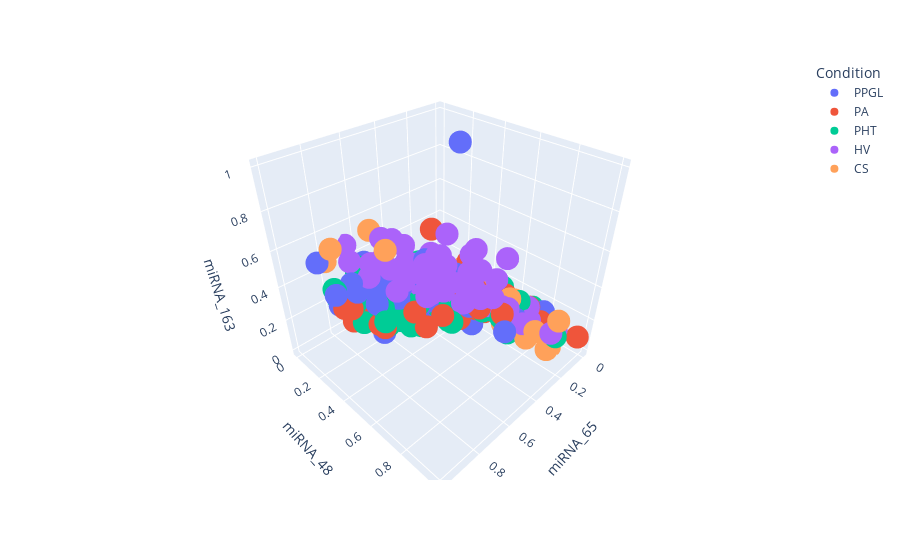

Here is the notebook cell this chart was saved with:
### Code cell
import plotly.express as px

fig = px.scatter_3d(x, x="miRNA_65", y="miRNA_48", z="miRNA_163", color='Condition')
fig.show()
